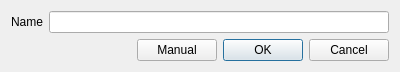
<?xml version="1.0" encoding="UTF-8"?>
<ui version="4.0">
 <class>SimpleInstallDialog</class>
 <widget class="QDialog" name="SimpleInstallDialog">
  <property name="geometry">
   <rect>
    <x>0</x>
    <y>0</y>
    <width>400</width>
    <height>71</height>
   </rect>
  </property>
  <property name="windowTitle">
   <string>Quick Install</string>
  </property>
  <layout class="QVBoxLayout" name="verticalLayout">
   <item>
    <layout class="QHBoxLayout" name="horizontalLayout">
     <item>
      <widget class="QLabel" name="label">
       <property name="text">
        <string>Name</string>
       </property>
      </widget>
     </item>
     <item>
      <widget class="QLineEdit" name="nameEdit"/>
     </item>
    </layout>
   </item>
   <item>
    <layout class="QHBoxLayout" name="horizontalLayout_2">
     <item>
      <spacer name="horizontalSpacer">
       <property name="orientation">
        <enum>Qt::Horizontal</enum>
       </property>
       <property name="sizeHint" stdset="0">
        <size>
         <width>40</width>
         <height>20</height>
        </size>
       </property>
      </spacer>
     </item>
     <item>
      <widget class="QPushButton" name="manualBtn">
       <property name="toolTip">
        <string>Opens a Dialog that allows custom modifications.</string>
       </property>
       <property name="whatsThis">
        <string>Opens a Dialog that allows custom modifications.</string>
       </property>
       <property name="text">
        <string>Manual</string>
       </property>
      </widget>
     </item>
     <item>
      <widget class="QPushButton" name="okBtn">
       <property name="text">
        <string>OK</string>
       </property>
       <property name="default">
        <bool>true</bool>
       </property>
      </widget>
     </item>
     <item>
      <widget class="QPushButton" name="cancelBtn">
       <property name="text">
        <string>Cancel</string>
       </property>
      </widget>
     </item>
    </layout>
   </item>
  </layout>
 </widget>
 <resources/>
 <connections/>
</ui>
